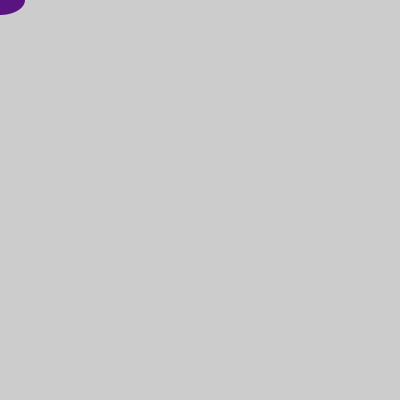
Frame 1 (no input)
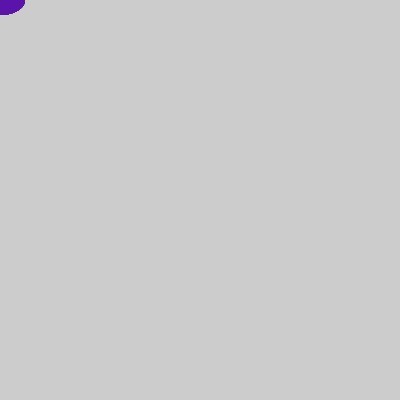
Frame 60 (the mouse pressed at the canvas centre just before this capture)
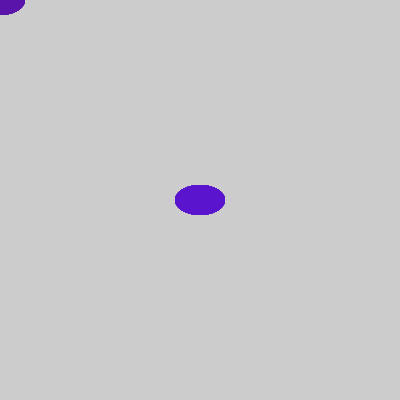
Frame 120 (the mouse held since frame 60 and released just before this capture)

The Processing sketch that drew these frames (run headless with seeded random() and noise(); from frame 60 on, the mouse is pressed at the canvas centre):

// Processing sketch: processing_182459
// ── processing_182459.pde

   int azul = 255;
int tiempo = 0;
int diametro = 50;
  
void setup() {
  size(400, 400);
}
 
void draw() {
  tiempo = tiempo + 1;     
  azul = int(130 * (1 + sin(tiempo * 2 * PI / frameRate / 20))); 
  diametro = int(50 * (1 + sin( tiempo * 2 * PI / frameRate / 5))); // Modifica el diametro del circulo con el paso del tiempo
   
  noStroke();             
  fill(90, 20, azul, 255);  // AÃ±ade un 50% de transparencia al color
  ellipse(mouseX, mouseY, 50, 30); 
}
